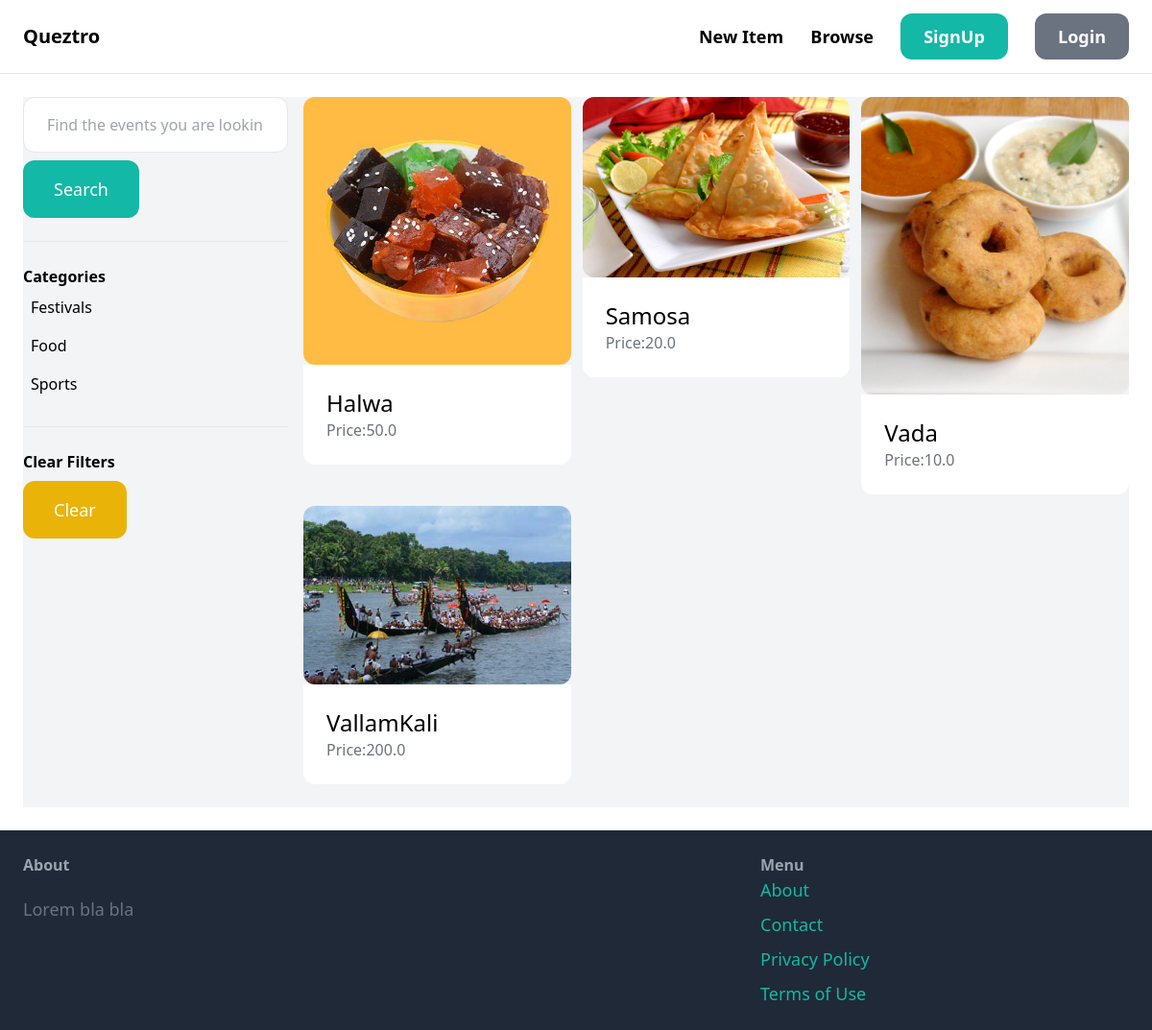
The app's page /items/ with its own data.
### item/models.py (models this page shows, shortened)
class Category(models.Model):
    name = models.CharField(max_length=255)
    class Meta:
        ordering=('name',)
        verbose_name_plural = 'Catergories' #name of the category

class Item(models.Model):
    category = models.ForeignKey(Category, related_name='items', on_delete=models.CASCADE)
    name = models.CharField(max_length=255)
    description = models.TextField(blank=True, null=True)
    image = models.ImageField(upload_to='item_image', blank=True, null=True)
    price = models.FloatField()
    is_sold = models.BooleanField(default=False)
    created_at = models.DateTimeField(auto_now_add=True)
    created_by = models.ForeignKey(User, related_name='items', on_delete=models.CASCADE)
    class Meta:
        ordering = ('name',)
        verbose_name_plural = 'Catergories'  # name of the category

### item/views.py (the view)
# urls.py: path('', views.items, name="items"),
def items(request):
    query=request.GET.get('query','')
    category_id=request.GET.get('category',0)
    categories = Category.objects.all()
    items=Item.objects.filter(is_sold=False)
    if category_id:
        items=items.filter(category_id=category_id)
    if query:
        items = items.filter(Q(name__icontains=query) | Q(description__icontains=query))
    return render(request,'item/items.html',{
        'items': items,
        'query': query,
        'categories': categories,
        'category_id':int(category_id)
    })

### item/templates/item/items.html (shortened to what this page needs)
{% extends 'core/base.html' %}
{% block content %}
  <div class="pb-6 grid grid-cols-4 gap-4 bg-gray-100">
      <div class="col-span-1">
        <form method="get" action="{% url 'item:items' %}">
          <input name="query" class="w-full py-4 px-6 border rounded-xl" type="text" value ="{{query}}" placeholder="Find the events you are looking for">
          <button class="mt-2 py-4 px-8 text-lg bg-teal-500 text-white rounded-xl">Search</button>
        </form>
          <hr class="my-6 ">
          <p class="font-semibold">Categories</p>
          <ul>
              {% for category in categories %}
                <li class="py-2 px-2 rounded-xl{% if category.id == category_id %} bg-gray-200{% endif %}">
                    <a href="{% url 'item:items' %}?query={{query}}&category={{category.id}}">{{category.name}}</a>
                </li>
              {% endfor %}
          </ul>
          <hr class="my-6 ">
          <p class="font-semibold">Clear Filters</p>
          <ul>
              <li><a href="{% url 'item:items' %}" class="mt-2 py-4 px-8 inline-block bg-yellow-500 text-lg rounded-xl text-white">Clear</a></li>
          </ul>
      </div>
    <div class="col-span-3">
      <div class="grid grid-cols-3 gap-3">
            {% for item in items %}
                <div>
                    <a href="{% url 'item:detail' item.id %}">
                        <div>
                            <img src="{{ item.image.url }}" alt="" class="rounded-xl">
                        </div>
                        <div class="p-6 bg-white rounded-b-xl">
                            <h2 class="text-2xl">{{item.name}}</h2>
                            <p class="text-gray-500">Price:{{ item.price }}</p>
                        </div>
                    </a>
                </div>
            {% endfor %}
        </div>
    </div>
  </div>
{% endblock %}

### records on screen
Category: name "Festivals"
Category: name "Food"
Category: name "Sports"
Item: image (picture), name "Halwa", price "50.0"
Item: image (picture), name "Samosa", price "20.0"
Item: image (picture), name "Vada", price "10.0"
Item: image (picture), name "VallamKali", price "200.0"
